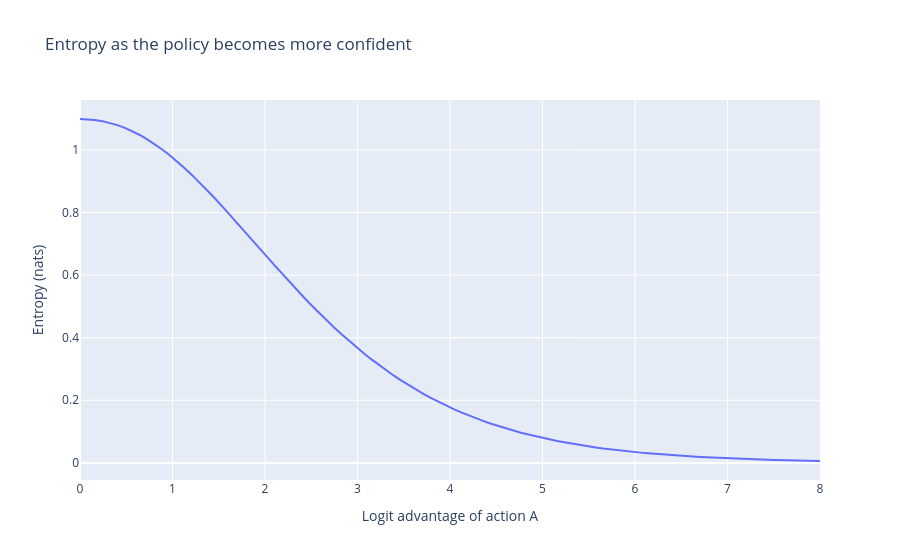

Notebook cell for this chart:
### Code cell
logit_sharpness = torch.linspace(0.0, 8.0, steps=100)

curve_logits = torch.stack(
    [
        logit_sharpness,
        torch.zeros_like(logit_sharpness),
        torch.zeros_like(logit_sharpness),
    ],
    dim=-1,
)

curve_entropy = categorical_entropy(curve_logits)

figure = go.Figure()

figure.add_scatter(
    x=logit_sharpness.tolist(),
    y=curve_entropy.tolist(),
    mode="lines",
    name="Policy entropy",
)

figure.update_layout(
    title="Entropy as the policy becomes more confident",
    xaxis_title="Logit advantage of action A",
    yaxis_title="Entropy (nats)",
)

figure.show()
